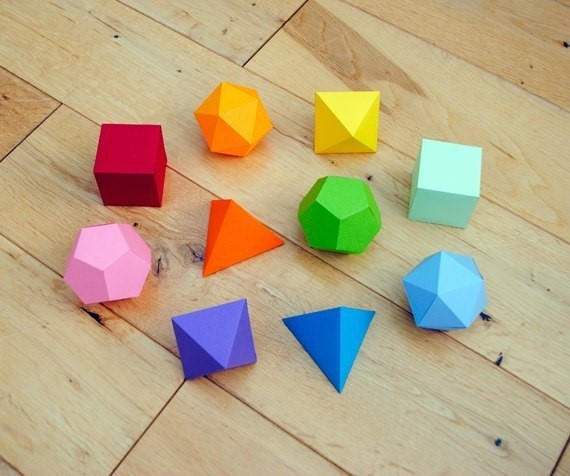
#> input picture maior-quadrado-azul/figuras.jpg, 570 x 476 px, found by its file name
$ python maior.py
#> lines starting #> are read from the running program, lines starting #| are printed output that depends on the picture; after the words box and inside, x2 and y2 are one past the last pixel; in counts of white or black regions, pixels touching at a corner belong together
# import the necessary packages
from pyimagesearch.shapedetector import ShapeDetector
import imutils
import cv2
import numpy as np
from pathlib import Path

''' atividade em dupla - Antony, Amanda '''

caminhoImagem = Path('computacao-visual/maior-quadrado-azul')

src = cv2.imread(str(caminhoImagem / "figuras.jpg"))
#> src is the input picture: shape (476, 570, 3); mean B, G, R 133.2, 167.2, 184.1
blurred = cv2.GaussianBlur(src, (5, 5), 0)

resized = imutils.resize(src, width=300)
ratio = src.shape[0] / float(resized.shape[0])
#> ratio = 1.9

image_in_HSV = cv2.cvtColor(blurred, cv2.COLOR_BGR2HSV)
#> image_in_HSV: shape (476, 570, 3); mean H, S, V 33.9, 93.6, 195.3
cross_element = cv2.getStructuringElement(cv2.MORPH_CROSS, (3, 3)) # Elemento estruturante

# lower_blue = np.array([62, 0, 5])  # Azul
# upper_blue = np.array([136, 255, 255])

lower_blue = np.array([65, 40, 230])  # Azul
upper_blue = np.array([90, 80, 255])

blue_mask = cv2.inRange(image_in_HSV, lower_blue, upper_blue)
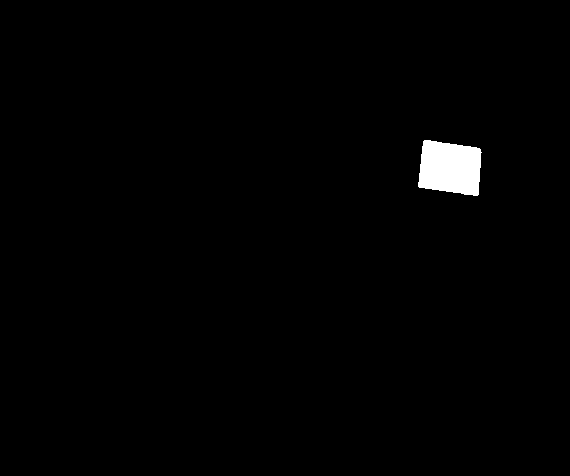
#> blue_mask: shape (476, 570); 1.1% white; 1 white region
open_operation = cv2.morphologyEx(blue_mask, cv2.MORPH_OPEN, cross_element) #threshold azul
result_blue_mask = cv2.bitwise_and(src, src, mask=open_operation)

# maior contorno

contours = cv2.findContours(open_operation, cv2.RETR_EXTERNAL, cv2.CHAIN_APPROX_SIMPLE)
#> contours = 1 contour; box (x1, y1, x2, y2) and area: (418, 140, 482, 196) 2790
contours = imutils.grab_contours(contours)

#> (the run stopped early here; a loop or call above may not have finished)
